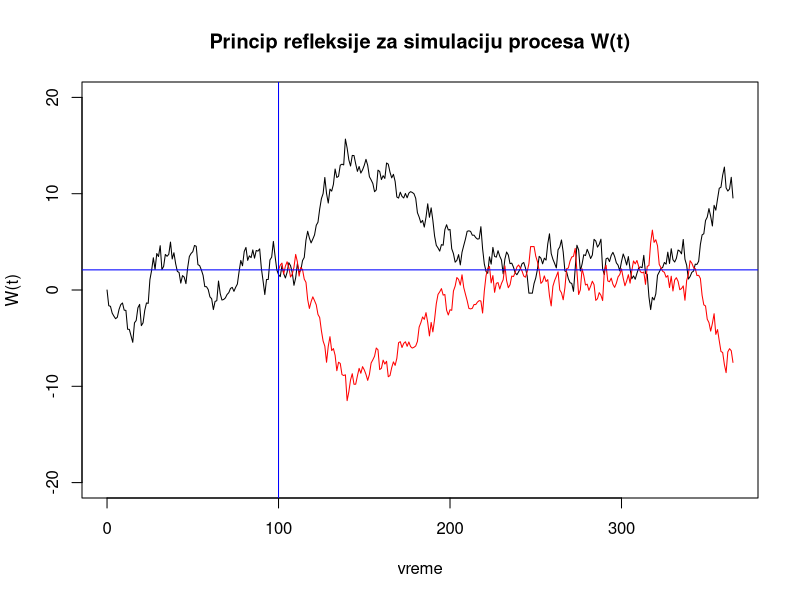

This figure's R source:
#Simulacija standartnog Wienerovog procesa
#radi uporedjenja rezultata
set.seed(150)
W = c()
#W(0)=0 iz definicije 
W[1]=0
t = seq(0,365,1)
#Glavni deo
for(i in 1:365)
{
  #Iskoristacava se nezavisnost i normalna raspodela prirastaja
  W[i+1]=W[i]+rnorm(1)
}
plot(t,W, type = "l", xlim=c(0,365), ylim = c(-20,20), xlab = "vreme", ylab = "W(t)", main="Princip refleksije za simulaciju procesa W(t)")
a = W[100]
t1 = 100:365
lines(t1, 2*a - W[t1], col="red",type = "l")
abline(h=W[100], col="blue")
abline(v=100, col="blue")




      
      
      